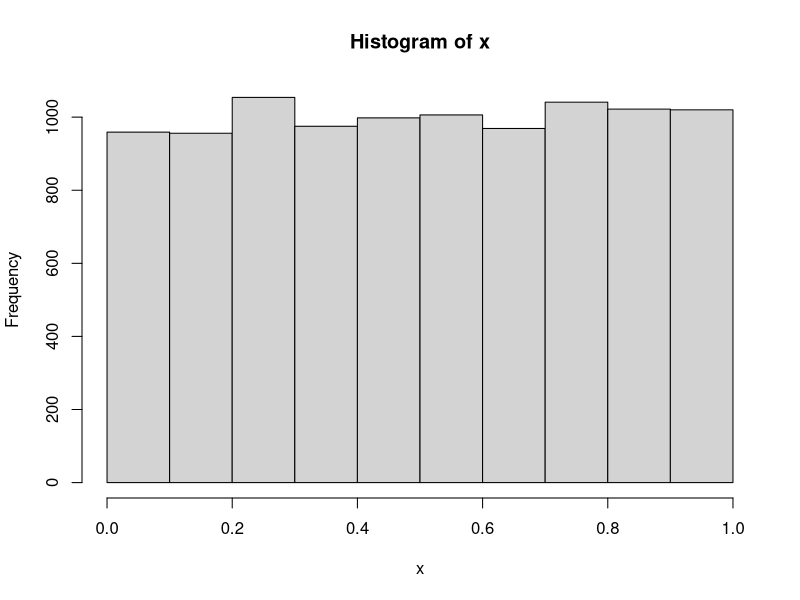

Reproduce this figure in R.
set.seed(666)
amostra <- runif(1E4)

media <- mean(amostra)
variancia <- var(amostra)

t.test(x = amostra, mu = 0.5)

teste_var_chi_2 <- function(x, sigma_0 = 1/12, conf.level = 0.95){
  
  n <- length(x)
  alpha <- 1 - conf.level
  sigma <- var(x)
  
  t <- (n-1) * (sigma/sigma_0)
  F_chi2_t <- pchisq(t, df = n-1)
  p <- 2 * min(F_chi2_t, (1-F_chi2_t))
  
  IC <- ((n-1) * sigma) / qchisq(c(1-(alpha/2), alpha/2), df = n-1)
  return(list("Estatística de teste" = t, 
              "p-valor" = p,
              "Intervalo de confiança" = IC))
}
teste_var_chi_2(amostra)

teste_intervalos <- function(x, k = 10){
  
  n <- length(x)
  e <- n/k
  fi <- hist(x, breaks = k)$counts
  t = sum(((fi - e) ** 2) / e)
  p = 1 - pchisq(t, df = k-1)
  return(list("Estatística de teste" = t, 
              "p-valor" = p))
}

teste_intervalos(amostra)